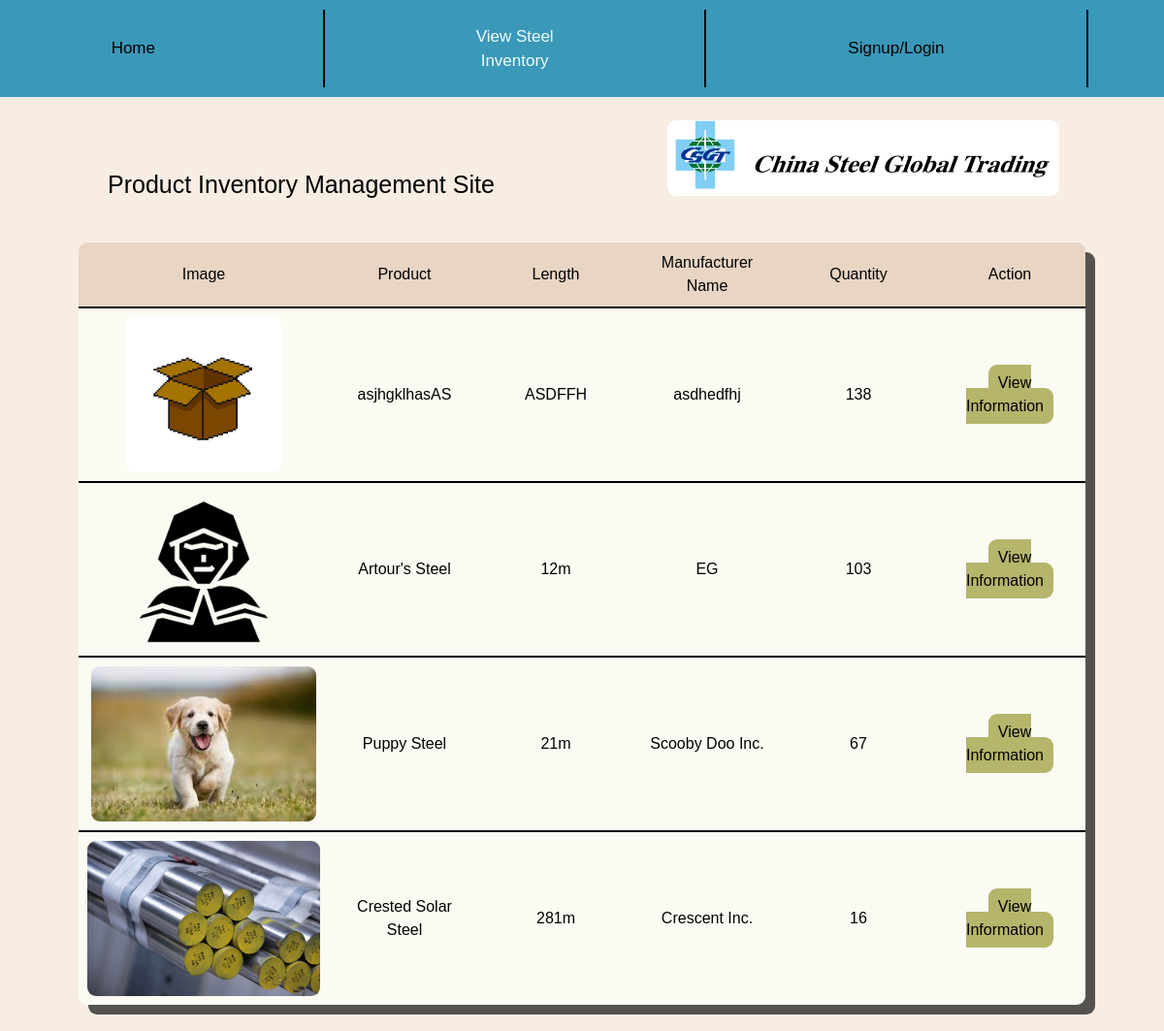
The page /Products on the database as committed earlier.
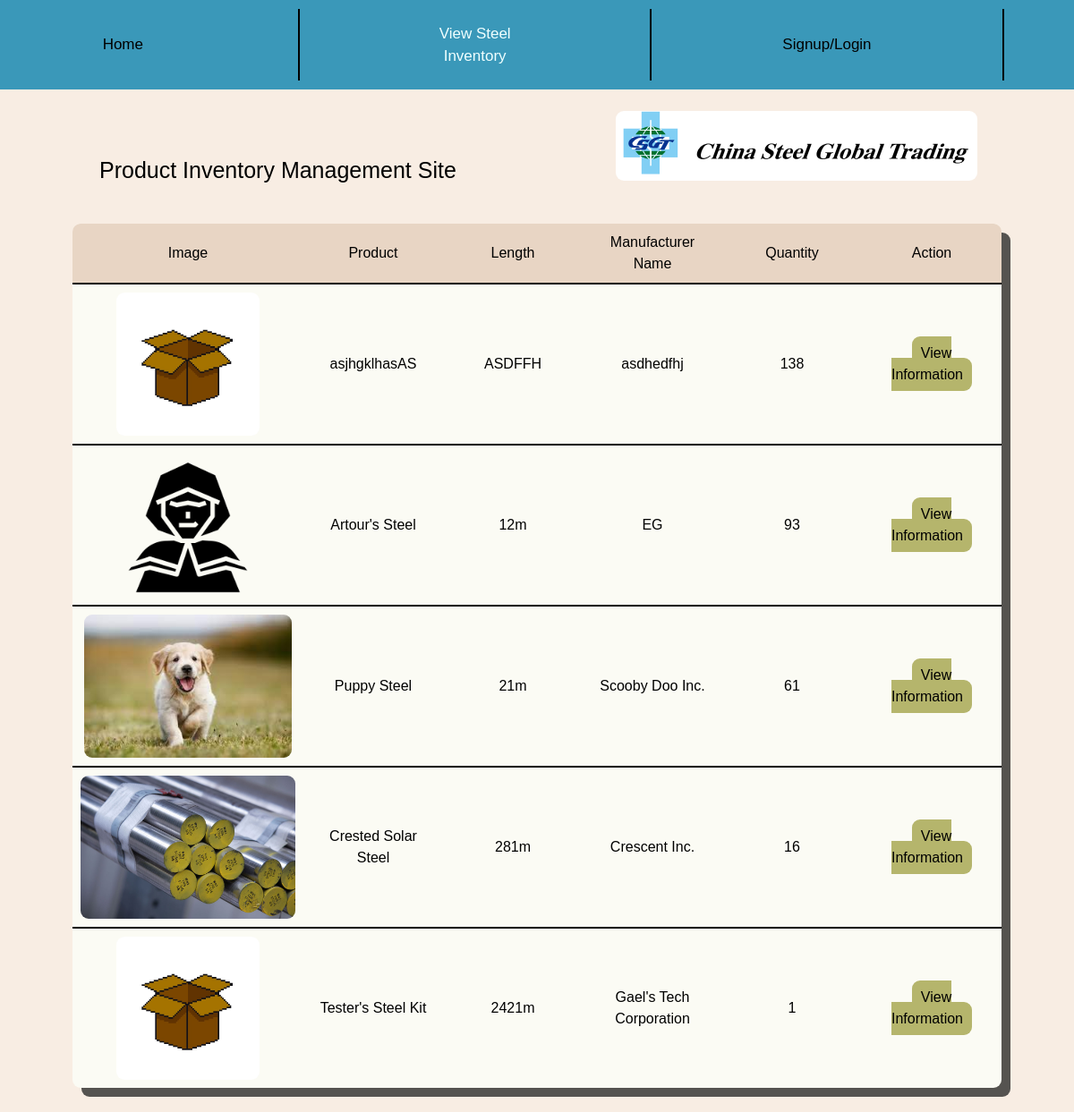
The same page on the database as committed later.
### Inventory/models.py (models this page shows, shortened)
class Product(models.Model): #Steels, not food
    objects = models.Manager()
    Name = models.CharField(max_length=200, unique=True)
    Image = models.ImageField(default= "images/defproduct.jpg", blank=True, upload_to="images/") #not have image if we dont have one, uploaded to images folder automatically
    Manufacturer = models.CharField(default=None, max_length=100)
    ManuLoc = models.CharField(default=None,max_length=255)
    Color = models.CharField(default=None, max_length=20)
    Status = models.BooleanField(default=True) #Records incase of removed
    Measurement = models.CharField(default=None, max_length=30)
    Description = models.CharField(default=None, max_length=500)
    GrossWeight = models.CharField(default=None, max_length=40)
    Marks = models.CharField(default=None, null=True, max_length=300)
    Length = models.CharField(max_length=20)
    Cost = models.DecimalField(default=0, validators=[DecimalValidator(7,2)], decimal_places=2, max_digits=7) #declared value USD
    Stock = models.BigIntegerField(default=0)
    Contact = models.CharField(max_length=500)

### Inventory/views.py (the view)
# urls.py: path('Products',views.Products, name='Products'),
def Products(request):
    use = 'home'
    condition = ""
    User = Userperson.objects.all()
    P = Product.objects.filter(Stock__gte = 1).filter(Status = True).order_by('-Stock')
    if request.user.is_authenticated:
        condition = True
        if request.session.get('NAVIGATE') == "confirmorder" or request.session.get('NAVIGATE') == "confirmtrans":
            print('DELETED CACHE')
            request.session['Remarks'] = None
            request.session['productname'] = None
            request.session['OrderedPRem'] = None
            request.session['OrderPname'] = None
            request.session['manufacturer'] = None
            request.session['Order'] = None
            request.session['addedproduct'] = None
        request.session['NAVIGATE'] = "products"
        return render(request, 'Inventory/products.html',{
            'C' : condition,
            'P':P,
            'User':User,
            'username' : request.session['user'],
            'use' : use
            })
    else:
        condition = False
        return render(request, 'Inventory/products.html',{
            'C' : condition,
            'P':P,
            'User':User,
            'url':settings.MEDIA_URL,
            'use' : use
            })

### Inventory/templates/Inventory/products.html (shortened to what this page needs)
{% extends 'Inventory/base.html' %}
{% load static %}
    {% block content %}
        {% if use == 'home' %}
        <span class="Largetext" style="margin-left:8vw; font-family: Helvetica;"> Product Inventory Management Site </span> <br>
        <table style="font-style: normal; font-weight: normal;" class="Frame">
            <tr class="identify">
                <th style="border-top-left-radius: 9px;"> Image </th>
                <th> Product </th>
                <th> Length </th>
                <th> Manufacturer Name </th>
                <th> Quantity </th>
                <th style="border-top-right-radius: 9px;"> Action </th>
            </tr>
                {% for p in P %}
                    {% if C == True %}
                    <tr class="Header">
                        <th> <img class="image" src="{{ p.Image.url }}"> </th>
                        <th> {{ p.Name }} </th>
                        <th> {{ p.Length }} </th>
                        <th> {{ p.Manufacturer }} </th>
                        <th> {{ p.Stock }} </th>
                        <th>
                            <div class="actions">
                            <a class="Button w-auto" href="{% url 'view' pk=p.pk %}"> View </a>
                            <a class="Button w-auto" href="{% url 'edit' pk=p.pk %}"> Edit </a>
                            </div>
                        </th>
                    </tr>
                    {% elif C == False %}
                        <tr class="Header" id="Listed">
                            <th> <img src="{{ p.Image.url }}" class="image"> </th>
                            <th> {{ p.Name }} </th>
                            <th> {{ p.Length }} </th>
                            <th> {{ p.Manufacturer }} </th>
                            <th> {{ p.Stock }} </th>
                            <th> <a class="Button" href="{% url 'view' pk=p.pk %}" id="view"> View Information </a> </th>
                        </tr>
                    {% endif %}
                {% endfor %}
            </table>
            <br><br>
    {% endif %}
    <br><br>
    {% endblock %}

### Inventory/templates/Inventory/base.html (shortened to what this page needs)
{% load static %}
<!DOCTYPE html>
<html lang="en">
<head>
    <link rel="stylesheet" type="text/css" href="{% static '/css/output.css' %}">
</head>
<body>
    {% block header %}
        <div class="header">
            {% if C == True %}
            <a class="Home {% if request.path == '/' %}active{% endif %}" href="{% url 'home' %}"> <span>Home</span> </a>
            <div class="justin"> </div>
            <a class="Products {% if request.path == '/Products' %}active{% endif %}" href="{% url 'Products' %}"> <span>View Steel Inventory</span> </a>
            <div class="justin"> </div>
            <a class="User {% if request.path == '/PendingOrders' %}active{% endif %}" href="{% url 'Products2' %}"> <span>Pending Orders</span> </a>
            <div class="justin"> </div>
            <a class="User {% if request.path == '/ClerkPage' %}active{% endif %}" href="{% url 'clerk' %}"> <span>Clerk Page</span> </a>
            <div class="justin"> </div>
            <a class="User {% if request.path == '/NotifyParties' %}active{% endif %}" href="{% url 'shownotify' %}"> <span>Notify Parties</span> </a>
            <div class="justin"> </div>
            <a class="User {% if request.path == '/ConfirmedOrders' %}active{% endif %}" href="{% url 'doneorders' %}"> <span>Confirmed orders</span> </a>
            {% elif C == False %}
            <a class="Home {% if request.path == '/' %}active{% endif %}" href="{% url 'home' %}"> Home </a>
            <div class="justin"> </div>
            <a class="Products {% if request.path == '/Products' %}active{% endif %}" href="{% url 'Products' %}"> View Steel Inventory </a>
            <div class="justin"> </div>
            <a class="User {% if request.path == '/ClerkPage' %}active{% endif %}" href="{% url 'Signup' %}"> Signup/Login </a>
            <div class="justin"> </div>
            {% endif %}
        </div>
        <img src= "{% static 'pic/chinalogo.gif' %}" style="float: right; margin-right: 9vw; margin-top: 3vh; border-radius: 9px;"> <br><br><br>
    {% endblock %}
    {% block content %}
    {% endblock %}
</body>
</html>

Rows that differ between the two databases and show on the page:
changed Product "Artour's Steel": Stock "103" → "93"
changed Product "Puppy Steel": Stock "67" → "61"
added Product: Image (picture), Name "Tester's Steel Kit", Length "2421m", Manufacturer "Gael's Tech Corporation", Stock "1"
